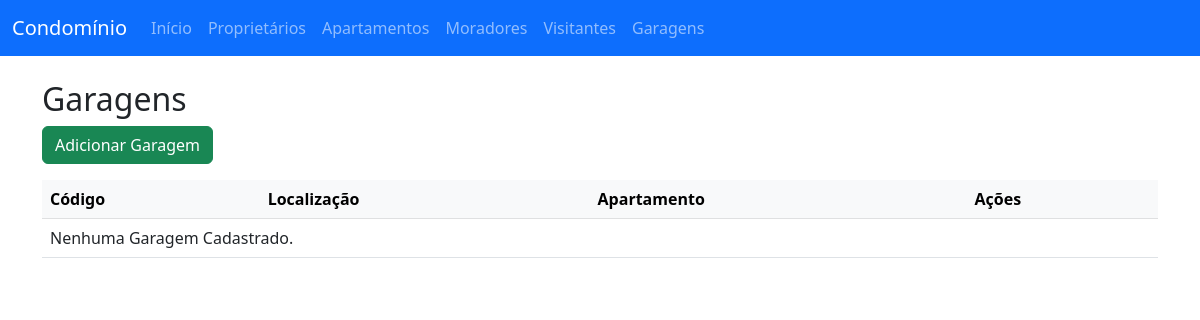
The app's page /garagens/garagem/, older data.
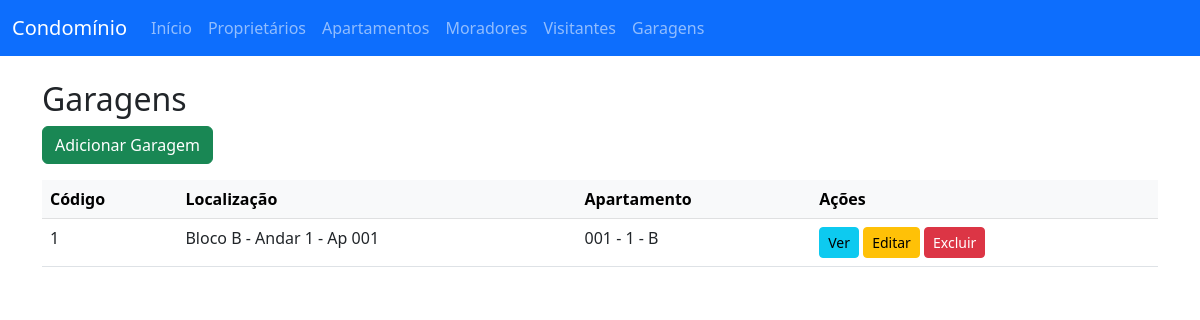
The same page, newer data.
### garagens/models.py (models this page shows, shortened)
class VagaEstacionamento(models.Model):
    codigo = models.CharField(max_length=10)
    apartamento = models.OneToOneField(Apartamento, on_delete=models.CASCADE, related_name='vaga_estacionamento')
    localizacao = models.CharField(max_length=50)

### apartamentos/models.py (models this page shows)
class Apartamento(models.Model):
    numero = models.CharField(max_length=10, verbose_name="Número do Apartamento")
    andar = models.IntegerField(blank=True, null=True, verbose_name="Andar")
    bloco = models.CharField(max_length=10, verbose_name="Bloco/Torre")
    status = models.BooleanField(default=True, verbose_name="Status")
    proprietario = models.ForeignKey(Proprietario, on_delete=models.SET_NULL,
                   null=True,
                   blank=True,
                   related_name="proprietario_apartamento")
    data_criacao = models.DateTimeField(auto_now_add=True)
    data_atualizacao = models.DateTimeField(auto_now=True)
    class Meta:
        verbose_name = "Apartamento"
        verbose_name_plural = "Apartamentos"
        ordering = ["andar", "numero"]
        constraints = [
        models.UniqueConstraint(fields=['numero', 'bloco'], name='unique_numero_bloco')
    ]
    def __str__(self):
        bloco_str = f" - {self.bloco}" if self.bloco else ""
        andar_str = f" - {self.andar}" if self.andar else ""
        return f"{self.numero}{andar_str}{bloco_str}"

### garagens/views.py (the view)
# urls.py: path('garagem/', VagaEstacionamentoListView.as_view(), name='vagaestacionamento_list'),
class VagaEstacionamentoListView(ListView):
    model = VagaEstacionamento
    template_name = 'garagens/vagaestacionamento_list.html'
    context_object_name = 'vagaestacionamentos'
    ordering = ['codigo']  # Ordena por código da vaga de estacionamento

### garagens/templates/garagens/vagaestacionamento_list.html (shortened to what this page needs)
{% extends 'proprietarios/base.html' %}
{% block content %}
<h2>Garagens</h2>
<a href="{% url 'vagaestacionamento_create' %}" class="btn btn-success mb-3">Adicionar Garagem</a>
<table class="table table-hover">
    <thead class="table-light">
        <tr>
            <th>Código</th>
            <th>Localização</th>
            <th>Apartamento</th>
            <th>Ações</th>
        </tr>
    </thead>
    <tbody>
    {% for vagaestacionamento in vagaestacionamentos %}
        <tr>
            <td>{{ vagaestacionamento.codigo }} </td>
            <td>{{ vagaestacionamento.localizacao }}</td>
            <td>{{ vagaestacionamento.apartamento }}</td>
            <td>
                <a class="btn btn-sm btn-info" href="{% url 'vagaestacionamento_detail' vagaestacionamento.pk %}">Ver</a>
                <a class="btn btn-sm btn-warning" href="{% url 'vagaestacionamento_update' vagaestacionamento.pk %}">Editar</a>
                <a class="btn btn-sm btn-danger" href="{% url 'vagaestacionamento_delete' vagaestacionamento.pk %}">Excluir</a>
            </td>
        </tr>
    {% empty %}
        <tr><td colspan="4">Nenhuma Garagem Cadastrado.</td></tr>
    {% endfor %}
    </tbody>
</table>
{% endblock %}

Row changes from the older to the newer data that the page shows:
added VagaEstacionamento: codigo "1", localizacao "Bloco B - Andar 1 - Ap 001", apartamento "001 - 1 - B"
Text that changed along with them:
text no longer shown: "Nenhuma Garagem Cadastrado."
